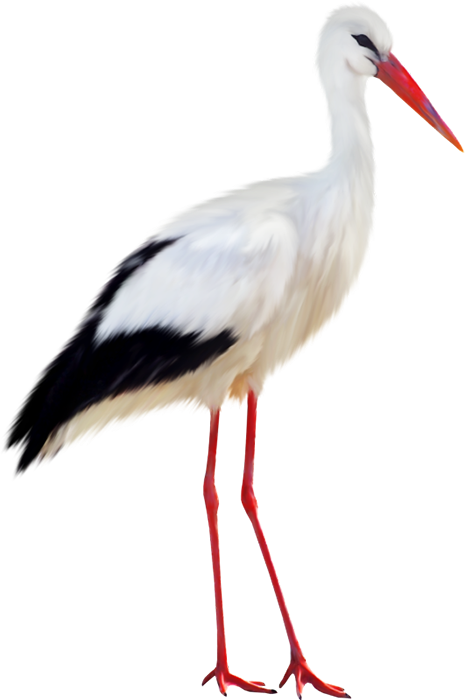
#> input picture images/input/stork.png, 465 x 700 px; its folder holds only this picture in this run
$ python main.py
#> lines starting #> are read from the running program, lines starting #| are printed output that depends on the picture
### src/tp2/ImageProcessor.py
import os
from datetime import datetime

from PIL import Image


class ImageProcessor:

    SAVE_LOCATION = "dataset"
    BACKGROUND_COLOR_RGBMODE = (114, 114, 144)
    BACKGROUND_COLOR_BWMODE = (114)

    def __init__(self, path: str):
        self.path = path

    def _resize(self, image: Image, maxsize: int) -> Image:
        width, height = image.size
        resize_ratio = min(maxsize / width, maxsize / height)
        new_width = int(width * resize_ratio)
        new_height = int(height * resize_ratio)
        return image.resize((new_width, new_height))

    def _add_padding(self,
                     image: Image, maxsize: int,
                     background_color: int | tuple[int, int, int]) -> Image:
        width, height = image.size
        if width == height:
            return image
        elif width > height:
            result = Image.new(image.mode, (width, width), background_color)
            result.paste(image, )
            return result
        else:
            result = Image.new(image.mode, (height, height), background_color)
            result.paste(image, )
            return result

    @staticmethod
    def _save_image(image: Image, path: str) -> None:
        os.makedirs(path, exist_ok=True)
        image.save(
            os.path.join(path, "image.png")
        )

    def _process_image(self, filepath: str, maxsize: int) -> None:
        print(filepath)
        image = Image.open(os.path.join(self.path, filepath))
        resized_image = self._resize(image, maxsize)
        background_color = self.BACKGROUND_COLOR_BWMODE if image.mode == 'L' \
            else self.BACKGROUND_COLOR_RGBMODE
        padded_image = self._add_padding(resized_image,
                                         maxsize,
                                         background_color)

        """ TODO : add padding"""
        """ TODO : better resize"""
        new_folder_name = datetime.now().strftime("%Y%m%d%H%M%S")
        new_location = os.path.join(self.SAVE_LOCATION, new_folder_name)
        self._save_image(padded_image, new_location)

    def process_folder(self, size: int) -> None:
        urls = os.listdir(self.path)
        for url in urls:
            self._process_image(url, size)

### main.py
from src.tp2.ImageProcessor import ImageProcessor


def main():

    input_folder = "images/input"
    image_size = 640

    processor = ImageProcessor(input_folder)
    processor.process_folder(image_size)
#> in _process_image, image is the input picture: PIL image 465x700 RGBA; mean R, G, B, A 154.5, 127.8, 126.9, 55.8
#> in _add_padding, `result = Image.new(image.mode, (height, height), background_color)`:
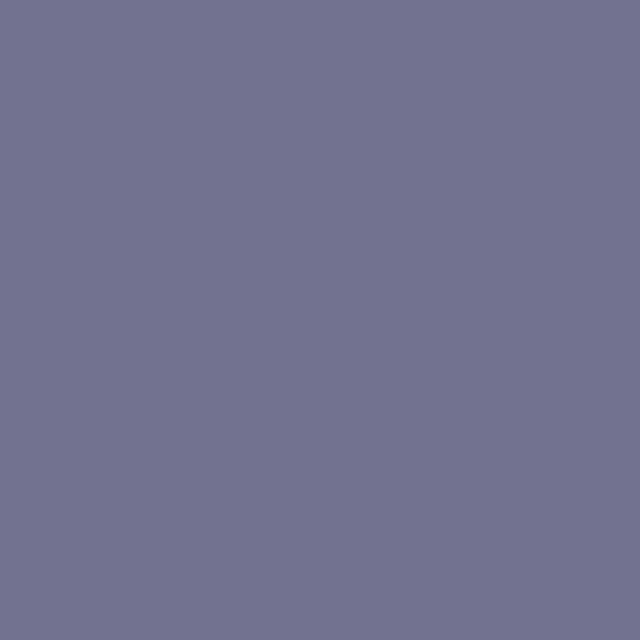
#> result: PIL image 640x640 RGBA; mean R, G, B, A 114, 114, 144, 255
#> in _add_padding, `result.paste(image, )`:
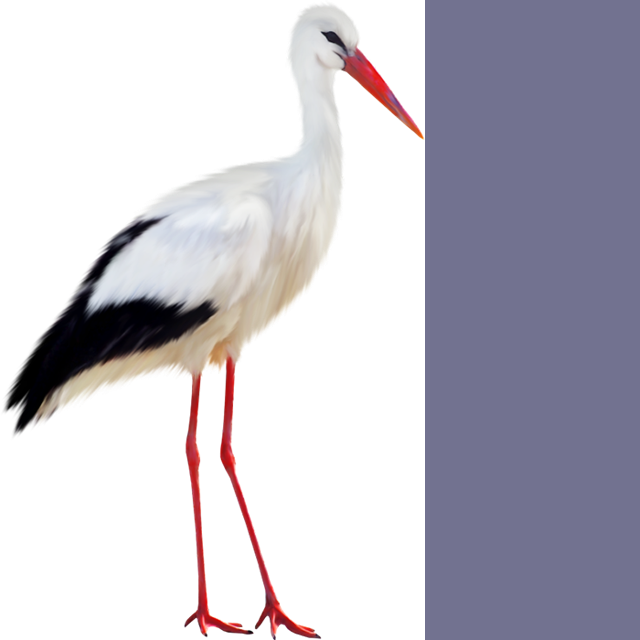
#> result: PIL image 640x640 RGBA; mean R, G, B, A 65.3, 62.3, 72, 122.7; transparent parts drawn white


if __name__ == "__main__":
    main()
